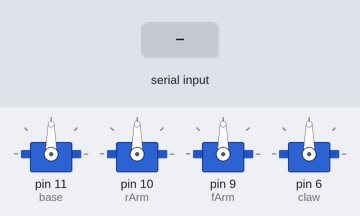
A sketch run on a simulated Arduino Uno, built with avr-gcc and run on an emulated ATmega328P. Parts: 4 × servo. The test bench sets the inputs (shaded band). What the sketch prints to the serial monitor is not drawn.

Above: at 2.0 s.
2.1 s: "b,45\n" received over Serial
At 2.5 s:
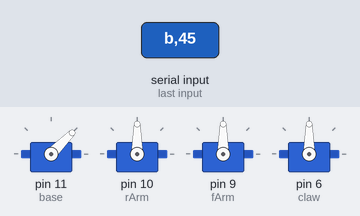
3.6 s: "c,45\n" received over Serial
At 4.2 s:
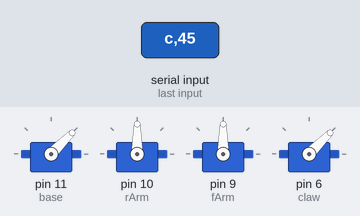
5.1 s: "f,45\n" received over Serial
At 5.5 s:
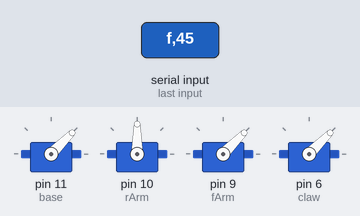
6.6 s: "r,45\n" received over Serial
At 7.6 s:
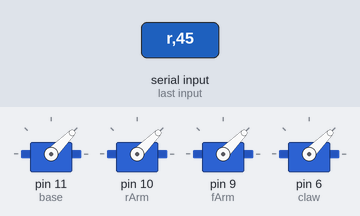
8.1 s: "b" received over Serial
At 9.4 s:
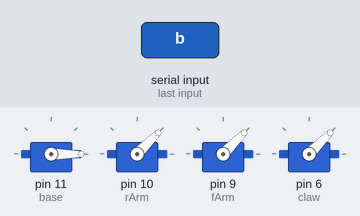
10.6 s: "c" received over Serial
At 12.4 s:
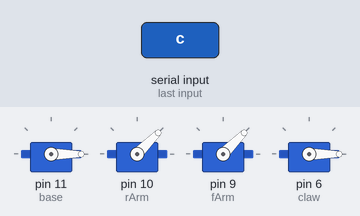
Timing chart, 0 to 13.9 s (numbered marks = the images above; inputs shaded):
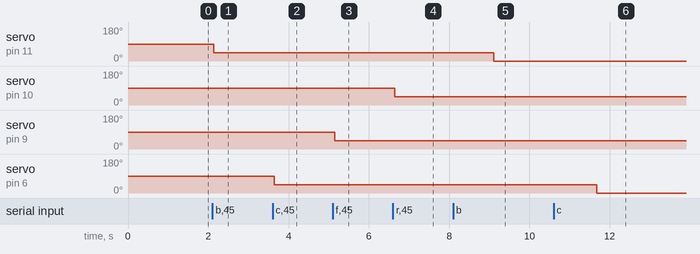

Measured:
- after the input at 2.1 s, servo on pin 11 (base): 90° → 45° at once
- after the input at 3.6 s, servo on pin 6 (claw): 90° → 45° after 0.05 s
- after the input at 5.1 s, servo on pin 9 (fArm): 90° → 45° after 0.05 s
- after the input at 6.6 s, servo on pin 10 (rArm): 90° → 45° at once
- after the input at 8.1 s, servo on pin 11 (base): 45° → 0° after 1.0 s
- after the input at 10.6 s, servo on pin 6 (claw): 45° → 0° after 1.1 s

The sketch:

MeARm_Start.ino
```cpp
/*
MeArm机械臂控制程序-1
by 太极创客 (2017-06-02)
WWW.TAICHI-MAKER.COM

本程序用于太极创客《零基础入门学用Arduino教程 - MeArm篇》。
1   使用串口获得电机数据,设置机械臂动作
    将串口指令解读改写为函数,加入状态汇报函数reportStatus

如需要获得具体电路连接细节，请查阅太极创客制作的
《零基础入门学用Arduino教程 - MeArm篇》页面。
*/
#include <Servo.h>                //使用servo库
Servo base, fArm, rArm, claw ;    //创建4个servo对象

// 建立4个int型变量存储当前电机角度值
// 初始角度值为设备启动后初始状态所需要的电机角度数值
int basePos = 90;
int rArmPos = 90;
int fArmPos = 90;
int clawPos = 90;

//存储电机极限值(const指定该数值为常量,常量数值在程序运行中不能改变)
const int baseMin = 10;
const int baseMax = 180;
const int rArmMin = 45;
const int rArmMax = 180;
const int fArmMin = 35;
const int fArmMax = 120;
const int clawMin = 25;
const int clawMax = 100;

void setup(){
  base.attach(11);     // base 伺服舵机连接引脚11 舵机代号'b'
  delay(200);          // 稳定性等待
  rArm.attach(10);     // rArm 伺服舵机连接引脚10 舵机代号'r'
  delay(200);          // 稳定性等待
  fArm.attach(9);      // fArm 伺服舵机连接引脚9  舵机代号'f'
  delay(200);          // 稳定性等待
  claw.attach(6);      // claw 伺服舵机连接引脚6  舵机代号'c'
  delay(200);          // 稳定性等待

  Serial.begin(9600);
  Serial.println("Welcome to Taichi-Maker Robot Arm Tutorial.");
}

void loop(){
  if (Serial.available()>0) {      //使用串口监视器输入电机指令控制机械臂电机
    char serialCmd = Serial.read();//指令举例: b45，将底盘舵机调整到45度位置
    armDataCmd(serialCmd);
  }

  base.write(basePos);
  delay(10);
  fArm.write(fArmPos);
  delay(10);
  rArm.write(rArmPos);
  delay(10);
  claw.write(clawPos);
  delay(10);
}

void armDataCmd(char serialCmd){

  Serial.print("serialCmd = ");
  Serial.print(serialCmd);

  int servoData = Serial.parseInt();
  switch(serialCmd){
    case 'b':
      basePos = servoData;
      Serial.print("  Set base servo value: ");
      Serial.println(servoData);
      break;
    case 'c':
      clawPos = servoData;
      Serial.print("  Set claw servo value: ");
      Serial.println(servoData);
      break;
    case 'f':
      fArmPos = servoData;
      Serial.print("  Set fArm servo value: ");
      Serial.println(servoData);
      break;
    case 'r':
      rArmPos = servoData;
      Serial.print("  Set rArm servo value: ");
      Serial.println(servoData);
      break;
    case 'o':
      reportStatus();
      break;
    default:
      Serial.println(" Unknown Command.");
  }
}

void reportStatus(){
  Serial.println("");
  Serial.println("");
  Serial.println("++++++ Robot-Arm Status Report +++++");
  Serial.print("Claw Position: clawPos = "); Serial.println(claw.read());
  Serial.print("Base Position: basePos = "); Serial.println(base.read());
  Serial.print("Rear  Arm Position: rArmPos = "); Serial.println(rArm.read());
  Serial.print("Front Arm Position: fArmPos = "); Serial.println(fArm.read());
  Serial.println("++++++++++++++++++++++++++++++++++++");
  Serial.println("");
}
```
